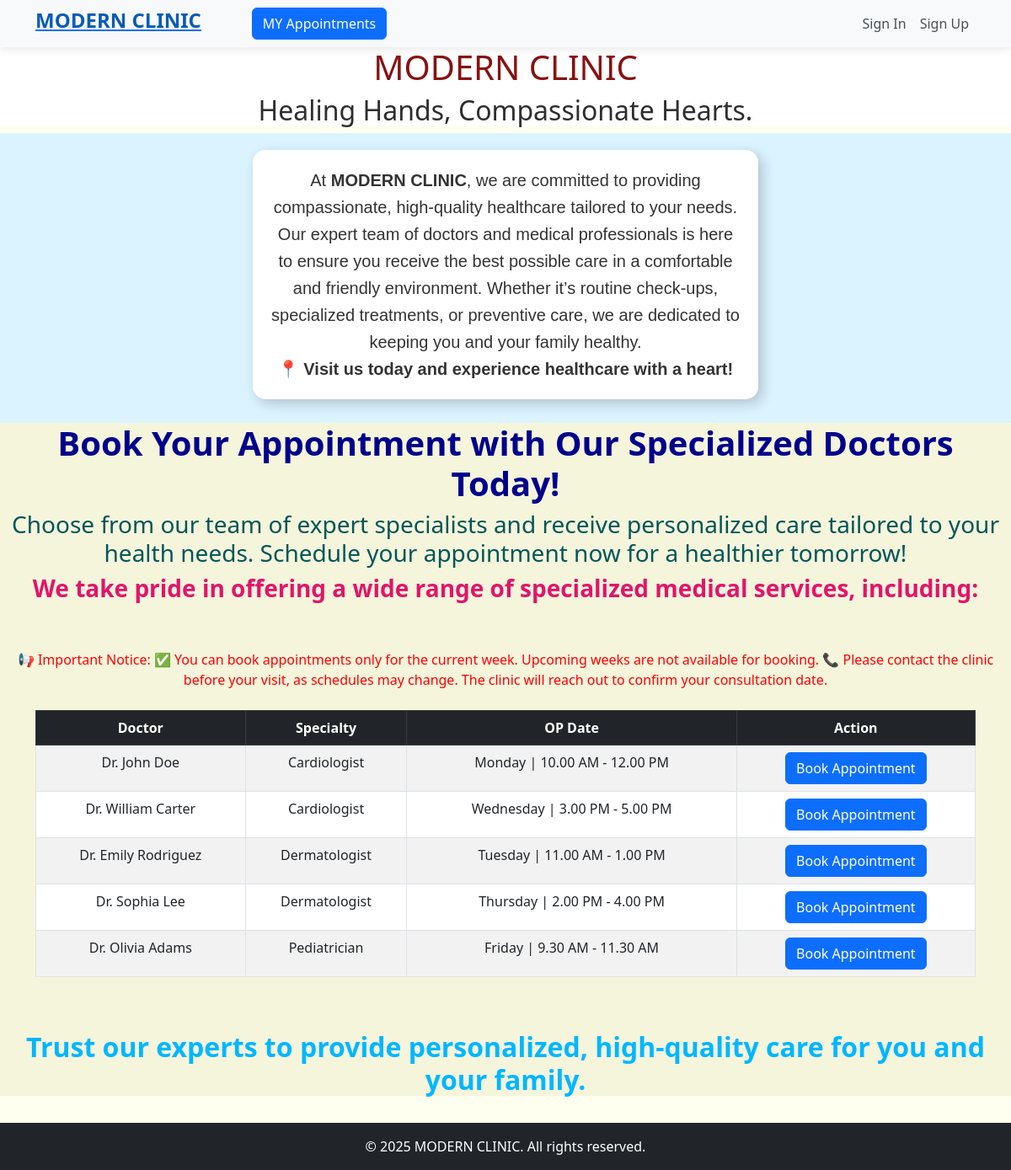
The page / on the database its author committed.
### booking/models.py (models this page shows, shortened)
class TeamofDoctors(models.Model):
    name = models.CharField(max_length=50,null=True,blank=True)
    specialization = models.CharField(max_length=50,null=True,blank=True)
    op_date = models.CharField(max_length=250,null=True,blank=True)

### booking/views.py (the view)
# urls.py: path('',views.home,name="home"),
def home(request):
    data = TeamofDoctors.objects.all
    return render(request,"booking/home.html",{'data':data})

### booking/templates/booking/home.html (shortened to what this page needs)
<!DOCTYPE html>
<html lang="en">
<head>
    <link rel="stylesheet" href="https://cdn.jsdelivr.net/npm/bootstrap@5.3.0/dist/css/bootstrap.min.css">
     <link href="https://cdn.jsdelivr.net/npm/bootstrap@5.3.0/dist/css/bootstrap.min.css" rel="stylesheet">
</head>
   <nav class="navbar navbar-expand-lg">
    <div class="container">
         <a href="{% url 'home' %}"><h4 style="color: #085bb5;"><strong>MODERN CLINIC</strong></h4></a>
         <a href="{% url 'my_appointments' %}"><button class="btn btn-primary" style="margin-left: 60px;">MY Appointments</button></a>
        <div class="collapse navbar-collapse" id="navbarNav">
            <ul class="navbar-nav ms-auto">
                {% if user.is_authenticated %}
                    <li class="nav-item" style="margin-right: 150px;">
                        <span class="nav-item welcome-text"><strong style="color:green ;">Welcome, {{ user.username | upper}}!</strong></span>
                    </li>
                    <li class="nav-item">
                        <form method="post" action="{% url 'sign_out' %}" class="d-inline">
                            {% csrf_token %}
                            <button type="submit" class="nav-link btn btn-link" style="border: none; padding: 0; background: none;">
                                Sign Out
                            </button>
                        </form>
                    </li>
                {% else %}
                    <li class="nav-item">
                        <a class="nav-link" href="{% url 'users:sign_in' %}">Sign In</a>
                    </li>
                    <li class="nav-item">
                        <a class="nav-link" href="{% url 'users:signup' %}">Sign Up</a>
                    </li>
                {% endif %}
            </ul>
        </div>
    </div>
</nav>
<body style="background-color: ivory;">
    <div style="text-align: center;background-color: rgb(255, 255, 255);">
        <h1 style="color: rgb(136, 17, 17);">MODERN CLINIC</h1>
        <H2 style="color: rgb(46, 46, 46);font-family:inherit;">Healing Hands, Compassionate Hearts.</H2>
    </div>
    {% block content %}
    <div style="
    background-color: rgb(219, 243, 255);
    display: flex;
    justify-content: center;
    align-items: center;
    padding: 20px;
">
        <h3 style="
        background: white;
        padding: 20px;
        border-radius: 15px;
        box-shadow: 5px 5px 15px rgba(0, 0, 0, 0.2);
        max-width: 600px;
        text-align: center;
        font-family: Arial, sans-serif;
        color: #333;
        line-height: 1.6;
        font-size: 20px;
    ">
            At <strong>MODERN CLINIC</strong>, we are committed to providing compassionate,
            high-quality healthcare tailored to your needs. Our expert team of doctors and medical professionals
            is here to ensure you receive the best possible care in a comfortable and friendly environment.
            Whether it’s routine check-ups, specialized treatments, or preventive care,
            we are dedicated to keeping you and your family healthy. <br>
            📍 <strong>Visit us today and experience healthcare with a heart!</strong>
        </h3>
    </div>
    <div style="background-color: beige;text-align: center;">
       <h1 style="color: darkblue;"><strong>Book Your Appointment with Our Specialized Doctors Today!</strong></h1>
       <h3 style="color: rgb(0, 86, 88);">Choose from our team of expert specialists and receive personalized care tailored to your health needs.
        Schedule your appointment now for a healthier tomorrow!</h3>
        <h3 style="color:rgb(226, 20, 106)"><strong>We take pride in offering a wide range of specialized medical services, including:</strong></h3><br><br>
        <p style="color: red;">📢 Important Notice:
            ✅ You can book appointments only for the current week. Upcoming weeks are not available for booking.
            📞 Please contact the clinic before your visit, as schedules may change. The clinic will reach out to confirm your consultation date.</p>
        <div class="container mt-4">
            <table class="table table-bordered table-striped">
                <thead class="table-dark">
                    <tr>
                        <th>Doctor</th>
                        <th>Specialty</th>
                        <th>OP Date</th>
                        <th>Action</th>
                    </tr>
                </thead>
                <tbody>
                    {% for doctor in  data %}
                    <tr>
                        <td>{{doctor.name}}</td>
                        <td>{{doctor.specialization}}</td>
                        <td>{{doctor.op_date}}</td>
                        <td><a href="{% url 'appointment' doctor_id=doctor.id %}"><button class="btn btn-primary">Book Appointment</button></a></td>
                    </tr>
                    {% endfor %}
                </tbody>
            </table>
        </div><br><br>
        <h2 style="color: rgb(0, 183, 255);"><strong>Trust our experts to provide personalized, high-quality care for you and your family.</strong></h2>
    </div><br>
    <footer class="text-center py-3 bg-dark text-white">
        &copy; 2025 MODERN CLINIC. All rights reserved.
    </footer>
{% endblock %}
</body>
</html>

### booking/templates/booking/home.html (style rules this page uses)
body { background-color: #f1f3f5; }
.navbar { background-color: #f8f9fa !important; box-shadow: 0px 2px 10px rgba(0, 0, 0, 0.1); }
.nav-link { color: #495057 !important; transition: 0.3s; }

### rows shown on the page
TeamofDoctors: name "Dr. John Doe", specialization "Cardiologist", op_date "Monday | 10.00 AM - 12.00 PM"
TeamofDoctors: name "Dr. William Carter", specialization "Cardiologist", op_date "Wednesday | 3.00 PM - 5.00 PM"
TeamofDoctors: name "Dr. Emily Rodriguez", specialization "Dermatologist", op_date "Tuesday | 11.00 AM - 1.00 PM"
TeamofDoctors: name "Dr. Sophia Lee", specialization "Dermatologist", op_date "Thursday | 2.00 PM - 4.00 PM"
TeamofDoctors: name "Dr. Olivia Adams", specialization "Pediatrician", op_date "Friday | 9.30 AM - 11.30 AM"
